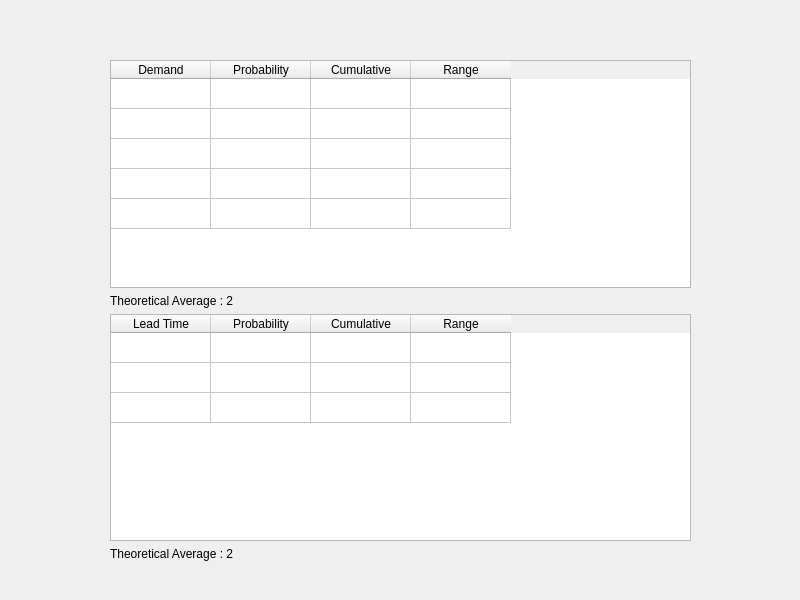
<?xml version="1.0" encoding="UTF-8"?>
<ui version="4.0">
 <class>probabilityTable</class>
 <widget class="QMainWindow" name="probabilityTable">
  <property name="geometry">
   <rect>
    <x>0</x>
    <y>0</y>
    <width>800</width>
    <height>600</height>
   </rect>
  </property>
  <property name="windowTitle">
   <string>MainWindow</string>
  </property>
  <widget class="QWidget" name="centralwidget">
   <widget class="QWidget" name="verticalLayoutWidget">
    <property name="geometry">
     <rect>
      <x>110</x>
      <y>60</y>
      <width>581</width>
      <height>501</height>
     </rect>
    </property>
    <layout class="QVBoxLayout" name="verticalLayout">
     <item>
      <widget class="QTableWidget" name="demandTable">
       <attribute name="verticalHeaderVisible">
        <bool>false</bool>
       </attribute>
       <row>
        <property name="text">
         <string>New Row</string>
        </property>
       </row>
       <row>
        <property name="text">
         <string>New Row</string>
        </property>
       </row>
       <row>
        <property name="text">
         <string>New Row</string>
        </property>
       </row>
       <row>
        <property name="text">
         <string>New Row</string>
        </property>
       </row>
       <row>
        <property name="text">
         <string>New Row</string>
        </property>
       </row>
       <column>
        <property name="text">
         <string>Demand</string>
        </property>
       </column>
       <column>
        <property name="text">
         <string>Probability</string>
        </property>
       </column>
       <column>
        <property name="text">
         <string>Cumulative</string>
        </property>
       </column>
       <column>
        <property name="text">
         <string>Range</string>
        </property>
       </column>
      </widget>
     </item>
     <item>
      <widget class="QLabel" name="label">
       <property name="text">
        <string>Theoretical Average : 2</string>
       </property>
      </widget>
     </item>
     <item>
      <widget class="QTableWidget" name="leadTimeTable">
       <attribute name="verticalHeaderVisible">
        <bool>false</bool>
       </attribute>
       <row>
        <property name="text">
         <string>New Row</string>
        </property>
       </row>
       <row>
        <property name="text">
         <string>New Row</string>
        </property>
       </row>
       <row>
        <property name="text">
         <string>New Row</string>
        </property>
       </row>
       <column>
        <property name="text">
         <string>Lead Time</string>
        </property>
       </column>
       <column>
        <property name="text">
         <string>Probability</string>
        </property>
       </column>
       <column>
        <property name="text">
         <string>Cumulative</string>
        </property>
       </column>
       <column>
        <property name="text">
         <string>Range</string>
        </property>
       </column>
      </widget>
     </item>
     <item>
      <widget class="QLabel" name="label_2">
       <property name="text">
        <string>Theoretical Average : 2</string>
       </property>
      </widget>
     </item>
    </layout>
   </widget>
  </widget>
 </widget>
 <resources/>
 <connections/>
</ui>
